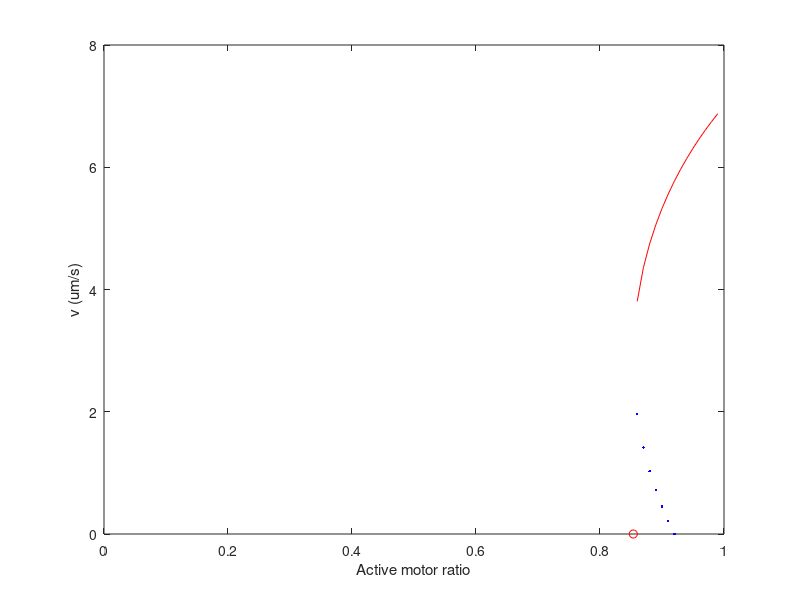
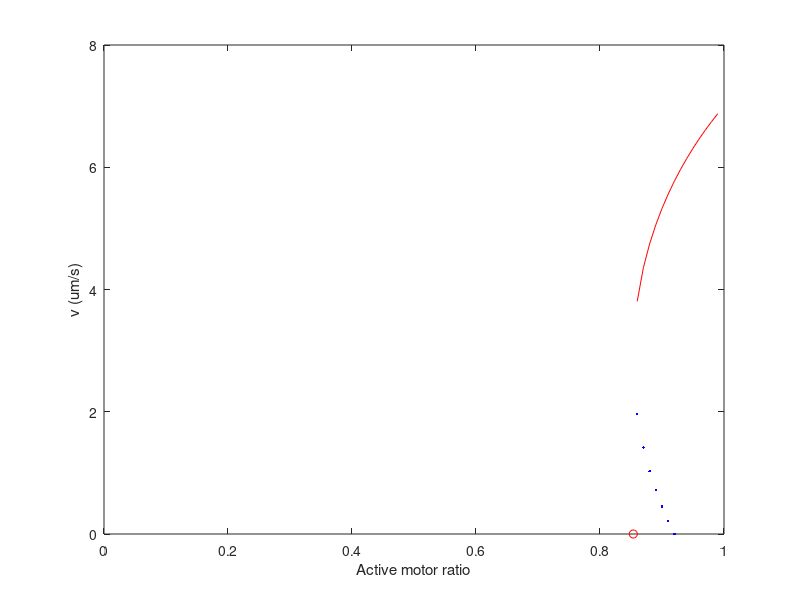
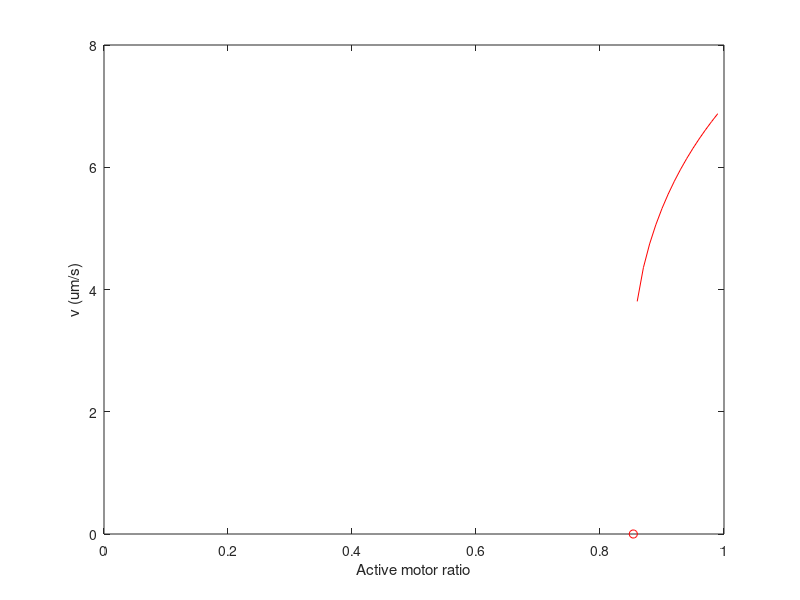
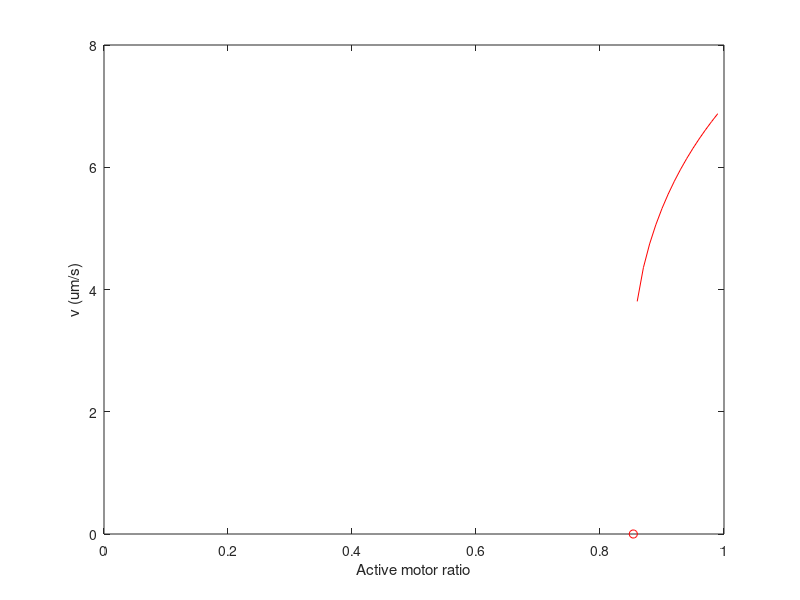

The MATLAB script that drew these images, in order:
clear all

Vmax = 7;           % Maximum gliding speed (um/s)
k = 300.0;          % Spring constant (pN/um)
fstall = 0.4;       % Stall force (pN)
frupt = 9.2;        % Rupture force (pN)

Tau1 = 0.025;               % Binding period (s). 1/k_a See Ishigure & Nitta 2015 IEEE Trans. Nanobiosci.
Tau2min = frupt/k/Vmax;

ActiveMotorRatioTemp = 0.01:0.01:0.99;

Tau = Tau1/Tau2min;
f = frupt/fstall;
Gamma = 1.0./ActiveMotorRatioTemp - 1.0;

GammaCritical = ((1.0 + Tau)^2)/2.0/f/Tau
ActiveMotorRatioCritical = 1.0/(GammaCritical + 1.0)

Fid=fopen('Summary.txt','w');
fprintf(Fid,'Critical gamma = %f; Critical ActiveMotorRatio = %f',GammaCritical,ActiveMotorRatioCritical);
fclose(Fid);

Counter = 0;
for I=1:length(Gamma)
    if ActiveMotorRatioTemp(I) > ActiveMotorRatioCritical
        Counter = Counter + 1;
        ActiveMotorRatio(Counter) = ActiveMotorRatioTemp(I);
        Vplus(Counter) = 0.5*Vmax/Tau*(Tau - 1.0 + sqrt((1.0 - Tau)^2 + 4.0*Tau - 2.0*f*Tau.*Gamma(I)));
        Vminus(Counter) = 0.5*Vmax/Tau*(Tau - 1.0 - sqrt((1.0 - Tau)^2 + 4.0*Tau - 2.0*f*Tau.*Gamma(I)));
    end
end



plot(ActiveMotorRatio,Vplus,'r-',ActiveMotorRatio,Vminus,'b.',ActiveMotorRatioCritical,0.0,'ro')
xlabel('Active motor ratio');ylabel('v (um/s)');
axis([0.0 1.0 0.0 8.0])
saveas(gcf,'r-vAll.fig');
saveas(gcf,'r-vAll.png');

figure
plot(ActiveMotorRatio,Vplus,'r-',ActiveMotorRatioCritical,0.0,'ro')
xlabel('Active motor ratio');ylabel('v (um/s)');
axis([0.0 1.0 0.0 8.0])
saveas(gcf,'r-v.fig');
saveas(gcf,'r-v.png');

OutputData = [ActiveMotorRatio;Vplus];
OutputData = OutputData.';
save('r-v.txt','OutputData','-ascii') 